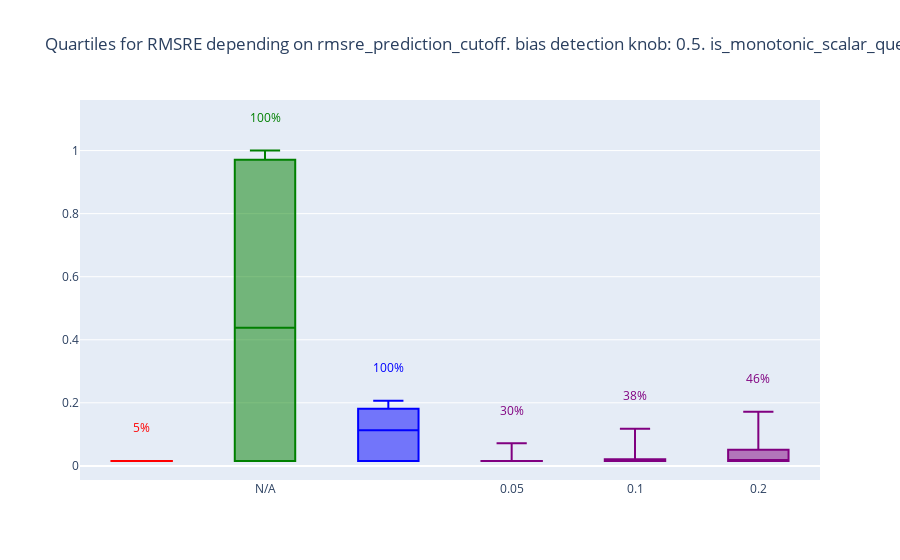

Notebook code for this chart:
### Code cell
variable = "rmsre_prediction_cutoff"
boxes_args = {
        "df": cutoffs_df,
        "metric": "rmsre",
        "x_axis": variable,
        "x_axis_title": "Error estimation cutoff",
        "y_axis_title": RMSRE_Y_LOG,
        "ordering": (variable, "str"),
        # "ordering": None,
        "showlegend": False,
        "baselines_order": BIAS_BASELINES_ORDER,
        "baselines_with_nqueries": BIAS_BASELINES_ORDER,
        "nqueries_style": "percentage",
        "hspace": 0,
        "vspace": 0.1,
        "log_y": True,
        "n_total_queries": num_queries,
        "y_range": y_range,
        
    }

cutoff_boxes_fig = go.Figure()
# fig.update_yaxes(type="log")
for trace in boxes(**boxes_args):
    cutoff_boxes_fig.add_trace(trace)
cutoff_boxes_fig.update_layout(title=f"Quartiles for RMSRE depending on rmsre_prediction_cutoff. bias detection knob: {bias_detection_knob}. is_monotonic_scalar_query: {is_monotonic_scalar_query}.")
cutoff_boxes_fig

### Figure 1 — Plotly figure (JSON) as saved in the notebook; plotly's stock layout.template omitted (floating-point values rounded to 4 significant figures; data arrays with more than 128 entries replaced by an {"elided": "..."} marker saying what was removed)
{"data": [{"boxpoints": false, "legendgroup": "IPA-like (off-device)", "marker": {"color": "red"}, "name": "IPA-like (off-device)", "opacity": 1, "showlegend": false, "type": "box", "x": {"elided": "400 str values"}, "y": {"elided": "400 float values"}}, {"boxpoints": false, "legendgroup": "ARA-like (on-device)", "marker": {"color": "green"}, "name": "ARA-like (on-device)", "opacity": 1, "showlegend": false, "type": "box", "x": {"elided": "400 str values"}, "y": {"elided": "400 float values"}}, {"boxpoints": false, "legendgroup": "Cookie Monster without bias measurement", "marker": {"color": "blue"}, "name": "Cookie Monster without bias measurement", "opacity": 1, "showlegend": false, "type": "box", "x": {"elided": "400 str values"}, "y": {"elided": "400 float values"}}, {"boxpoints": false, "legendgroup": "Cookie Monster with bias measurement", "marker": {"color": "purple"}, "name": "Cookie Monster with bias measurement", "opacity": 1, "showlegend": false, "type": "box", "x": {"elided": "1200 str values"}, "y": {"elided": "1200 float values"}}, {"boxpoints": false, "legendgroup": "ARA-like with bias measurement", "marker": {"color": "teal"}, "name": "ARA-like with bias measurement", "opacity": 1, "showlegend": false, "type": "box", "x": [], "y": []}, {"mode": "text", "showlegend": false, "text": ["5%"], "textfont": {"color": "red"}, "type": "scatter", "x": [" "], "y": [0.1156]}, {"mode": "text", "showlegend": false, "text": ["100%"], "textfont": {"color": "green"}, "type": "scatter", "x": ["N/A"], "y": [1.1]}, {"mode": "text", "showlegend": false, "text": ["100%"], "textfont": {"color": "blue"}, "type": "scatter", "x": ["  "], "y": [0.3068]}, {"mode": "text", "showlegend": false, "text": ["30%", "38%", "46%"], "textfont": {"color": "purple"}, "type": "scatter", "x": ["0.05", "0.1", "0.2"], "y": [0.1715, 0.218, 0.2719]}, {"mode": "text", "showlegend": false, "text": [], "textfont": {"color": "teal"}, "type": "scatter", "x": [], "y": []}], "layout": {"title": {"text": "Quartiles for RMSRE depending on rmsre_prediction_cutoff. bias detection knob: 0.5. is_monotonic_scalar_query: True."}}}
